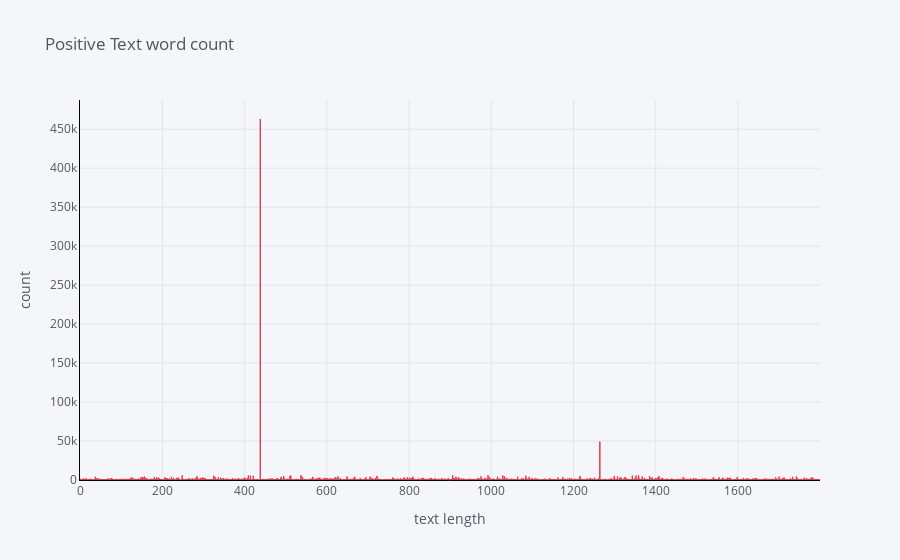

Write notebook code for a chart like this one.
### Code cell
# Visualisation libraries
import matplotlib.pyplot as plt
import plotly.graph_objs as go
import chart_studio.plotly as py
import plotly.figure_factory as ff
from plotly.offline import iplot
import cufflinks
cufflinks.go_offline()
cufflinks.set_config_file(world_readable=True, theme='pearl')

train['text_word_count'].iplot(
    kind='bar',
    bins=50,
    xTitle='text length',
    linecolor='black',
    color='red',
    yTitle='count',
    title='Positive Text word count')

### Figure 1 — Plotly figure (JSON) as saved in the notebook; plotly's stock layout.template omitted (floating-point values rounded to 4 significant figures; data arrays with more than 128 entries replaced by an {"elided": "..."} marker saying what was removed)
{"data": [{"marker": {"color": "rgba(219, 64, 82, 0.6)", "line": {"color": "rgba(219, 64, 82, 1.0)", "width": 1}}, "name": "text_word_count", "orientation": "v", "text": "", "type": "bar", "x": {"elided": "1800 int values"}, "y": {"elided": "1800 int values"}}], "layout": {"legend": {"bgcolor": "#F5F6F9", "font": {"color": "#4D5663"}}, "paper_bgcolor": "#F5F6F9", "plot_bgcolor": "#F5F6F9", "title": {"font": {"color": "#4D5663"}, "text": "Positive Text word count"}, "xaxis": {"gridcolor": "#E1E5ED", "linecolor": "black", "showgrid": true, "tickfont": {"color": "#4D5663"}, "title": {"font": {"color": "#4D5663"}, "text": "text length"}, "zerolinecolor": "#E1E5ED"}, "yaxis": {"gridcolor": "#E1E5ED", "linecolor": "black", "showgrid": true, "tickfont": {"color": "#4D5663"}, "title": {"font": {"color": "#4D5663"}, "text": "count"}, "zerolinecolor": "#E1E5ED"}}}
